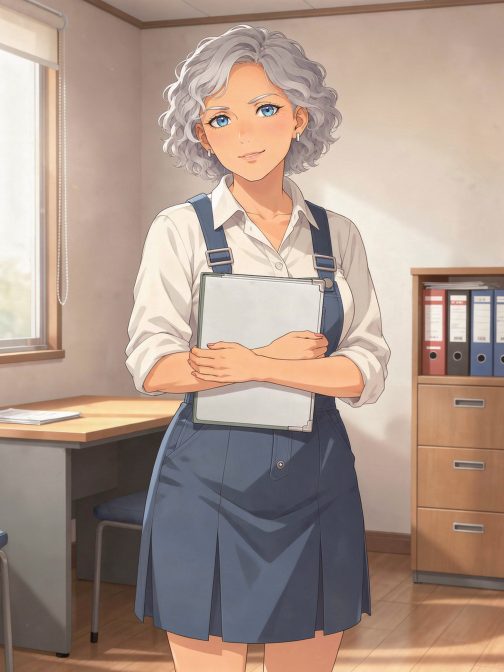
#> input picture assets/gen/ok_reception_fix2_0.jpg, 1008 x 1344 px (shown at 1/2 size)
$ python _crop_sign2.py
#> lines starting #> are read from the running program, lines starting #| are printed output that depends on the picture
# -*- coding: utf-8 -*-
"""Проверка: есть ли латиница на стене в кадре приёмной (fix2) и в фоне кабинета."""
import os
from PIL import Image
HERE = os.path.dirname(os.path.abspath(__file__))
D = os.path.join(HERE, ".tmp_diag")
os.makedirs(D, exist_ok=True)
for nm, box in (("ok_reception_fix2_0.jpg", (0.30, 0.0, 1.0, 0.5)),
                ("ok_office_clean_0.jpg",  (0.0, 0.0, 1.0, 0.6))):
    p = os.path.join(HERE, "assets/gen", nm)
    im = Image.open(p).convert("RGB")
#> im is the input picture: PIL image 1008x1344 RGB; mean R, G, B 171.2, 150.4, 138.2
    W, H = im.size
#> W = 1008; H = 1344
    c = im.crop((int(W*box[0]), int(H*box[1]), int(W*box[2]), int(H*box[3])))
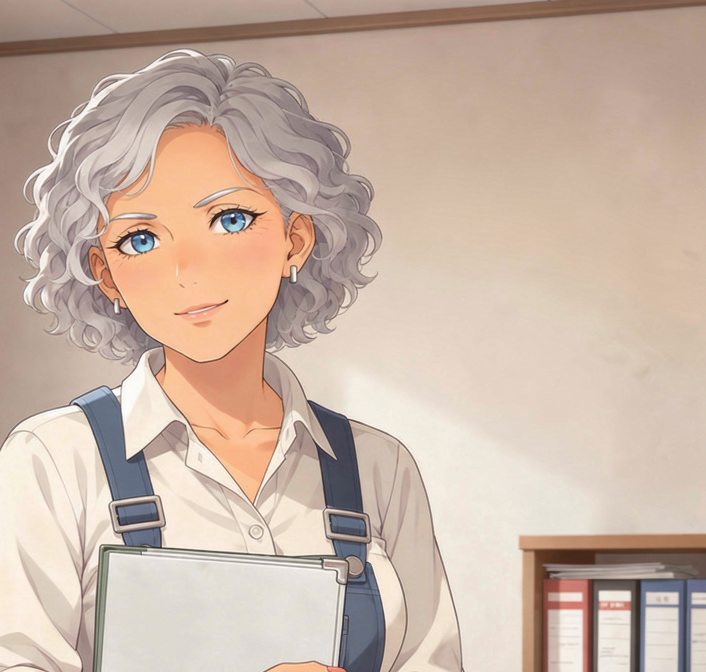
#> c: PIL image 706x672 RGB; mean R, G, B 201.4, 180.4, 165.9
    c = c.resize((c.width*2, c.height*2), Image.LANCZOS)
#> c: PIL image 1412x1344 RGB
    out = os.path.join(D, "wall2_" + nm.rsplit(".", 1)[0] + ".png")
    c.save(out)
    print("saved", os.path.relpath(out, HERE), c.size)
#| saved .tmp_diag/wall2_ok_reception_fix2_0.png (1412, 1344)
#> pass 2 of the loop `for nm, box in (("ok_reception_fix2_0.jpg", (0.30, 0.0, 1.0, 0.5)),`:
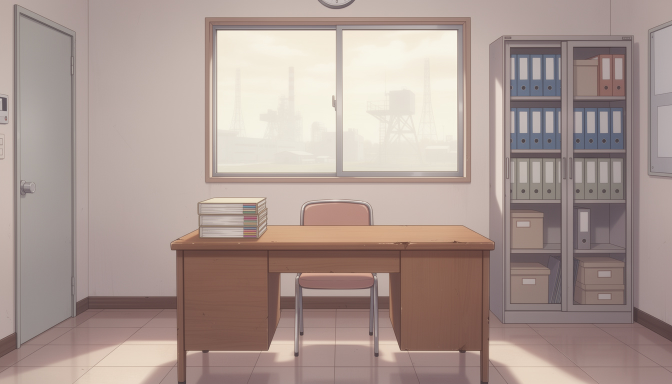
#> input picture assets/gen/ok_office_clean_0.jpg, 1344 x 768 px (shown at 1/2 size)
#> im is the input picture: PIL image 1344x768 RGB; mean R, G, B 170.9, 152.9, 146.5
#> `c = im.crop((int(W*box[0]), int(H*box[1]), int(W*box[2]), int(H*box[3]..`:
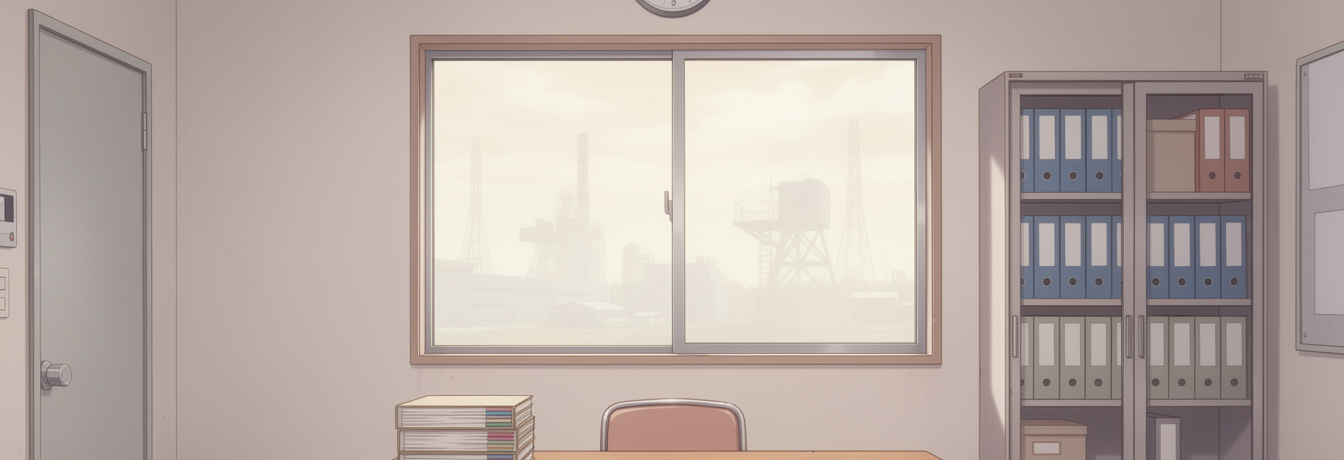
#> c: PIL image 1344x460 RGB; mean R, G, B 184.9, 171.9, 165.8
#| saved .tmp_diag/wall2_ok_office_clean_0.png (2688, 920)
